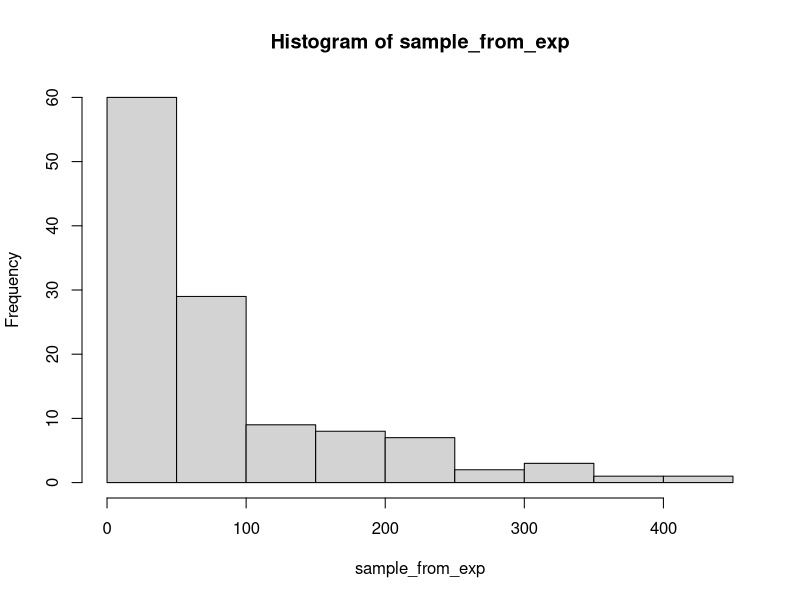
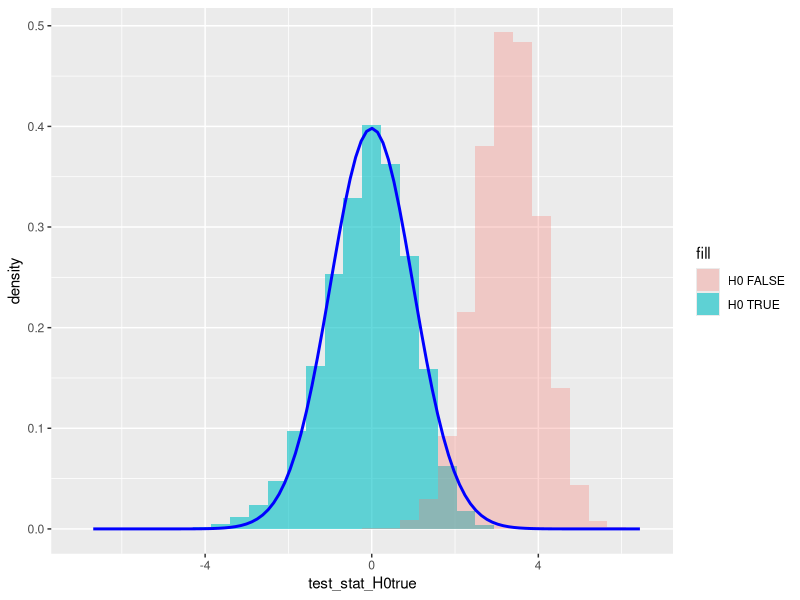
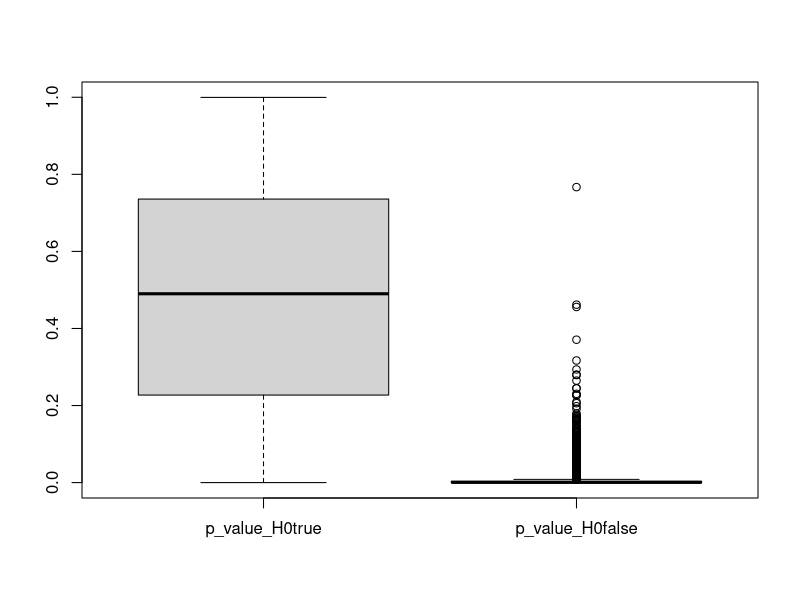
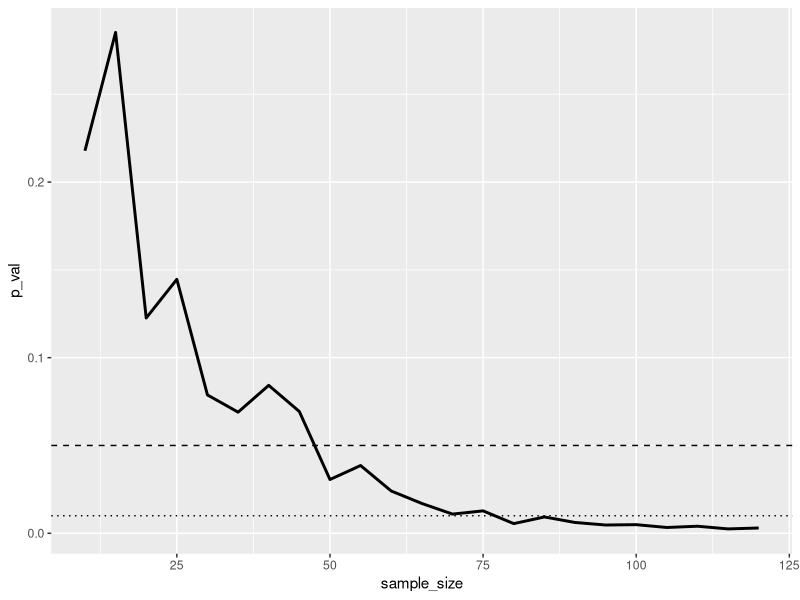
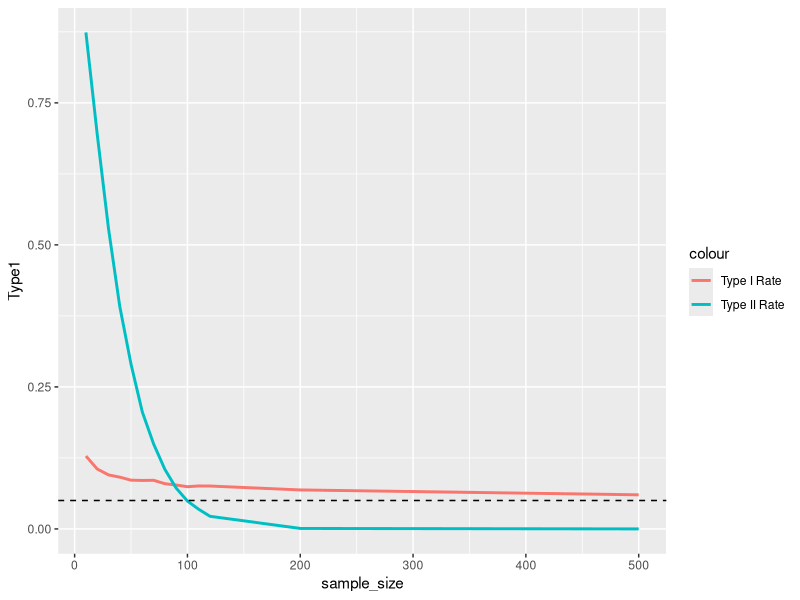
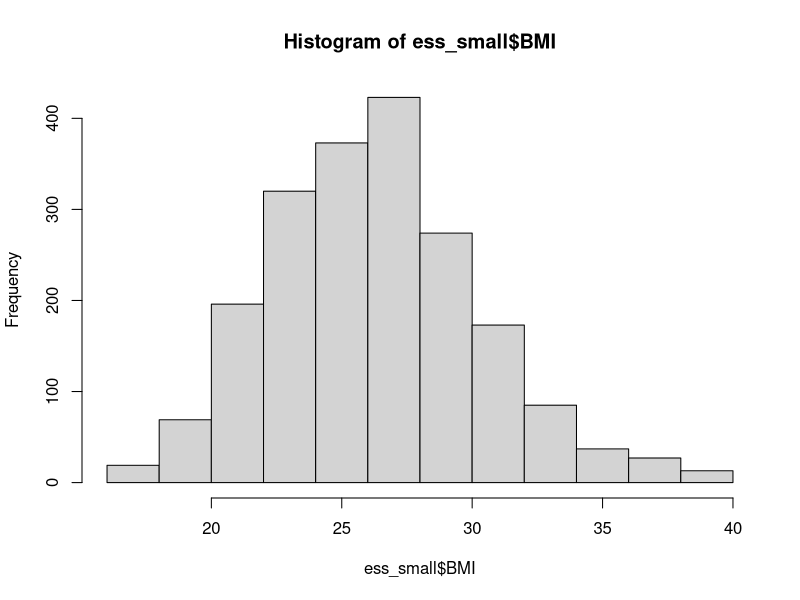
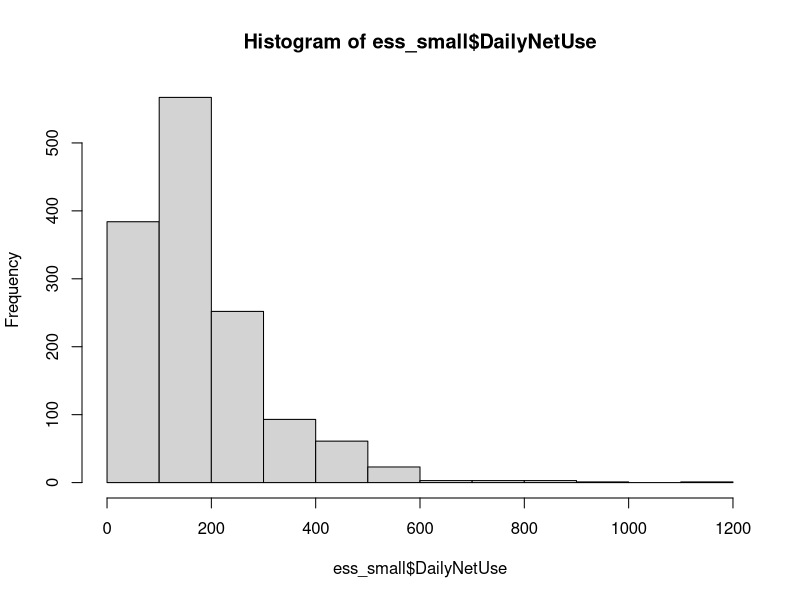
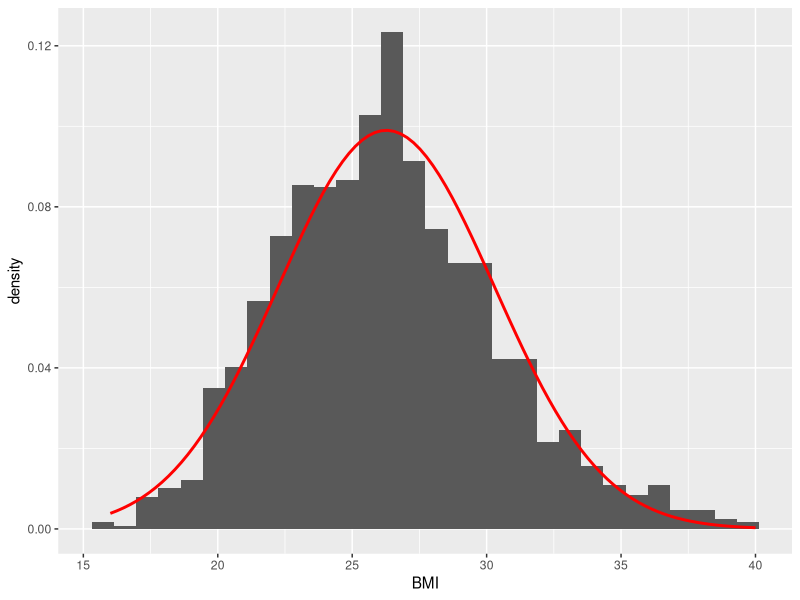

R code for these plots, in order:
## ---- chunk 1
knitr::opts_chunk$set(echo = TRUE)
## ---- chunk 2
n <- 120
rate <- 0.01

set.seed(1992)
sample_from_exp <- rexp(n = n, rate = rate)
hist(sample_from_exp)
## ---- chunk 3
mean(sample_from_exp)
## ---- chunk 4
rate <- 0.01
mu <- 1/rate
sample_size <- 120
replication_number <- 10000

set.seed(1992)
exp_samples <- replicate(replication_number, rexp(n = sample_size, rate = rate))
exp_samples <- as.data.frame(t(exp_samples))

rownames(exp_samples) <- paste0("Sample",1:replication_number)
colnames(exp_samples) <- paste0("Element",1:sample_size)
head(exp_samples)
## ---- chunk 5
exp_samples$sample_mean <- apply(exp_samples[,1:sample_size], 1, mean)
exp_samples$sample_sd <- apply(exp_samples[,1:sample_size], 1, sd) # corrected -> unbiased

head(exp_samples[,(sample_size-1):ncol(exp_samples)]) # look at the last 4 columns
## ---- chunk 6
mu_0_true <- mu # true population mean
mu_0_false <- 70 # arbitrary value

exp_samples$test_stat_H0true <- (exp_samples$sample_mean - mu_0_true)/(exp_samples$sample_sd/sqrt(sample_size))
exp_samples$test_stat_H0false <- (exp_samples$sample_mean - mu_0_false)/(exp_samples$sample_sd/sqrt(sample_size))

head(exp_samples[,(sample_size-1):ncol(exp_samples)])
## ---- chunk 7
library(ggplot2)

# general ggplot function without defining any axes
ggplot(exp_samples) +
  # histogram of test statistic when H0 is TRUE (x axis)
  geom_histogram(aes(x = test_stat_H0true, y = after_stat(density), fill="H0 TRUE"), alpha=0.6) +
  # histogram of test statistic when H0 is FALSE (x axis)
  geom_histogram(aes(x = test_stat_H0false, y = after_stat(density), fill="H0 FALSE"), alpha=0.3) +
  # adding the density function of the t(n-1) distribution
  stat_function(fun = dt, 
                args = list(df = (n-1)),
                col = 'blue', linewidth = 1)
## ---- chunk 8
exp_samples$p_value_H0true <- pt(exp_samples$test_stat_H0true, df = (sample_size-1))
exp_samples$p_value_H0false <- 1-pt(exp_samples$test_stat_H0false, df = (sample_size-1))

head(exp_samples[,sample_size:ncol(exp_samples)])
## ---- chunk 9
boxplot(exp_samples[,c("p_value_H0true", "p_value_H0false")])
## ---- chunk 10
mean(exp_samples$p_value_H0true<0.05)
## ---- chunk 11
mean(exp_samples$p_value_H0false>=0.05)
## ---- chunk 12
mean(exp_samples$p_value_H0true<0.01) # empirical probability of Type I error
mean(exp_samples$p_value_H0false>=0.01) # empirical probability of Type II error
## ---- chunk 13
str(sample_from_exp)
## ---- chunk 14
hypothetical_exp_value <- 60
sample_mean <- mean(sample_from_exp)
s <- sd(sample_from_exp)
n <- length(sample_from_exp)

test_stat <- (sample_mean - hypothetical_exp_value) / (s/sqrt(n))
test_stat
## ---- chunk 15
p_val_t_distr = 1 - pt(test_stat, df = n-1)
p_val_t_distr * 100 # in percentage format
## ---- chunk 16
t.test(sample_from_exp, mu = 60, alternative = "greater")
## ---- chunk 17
p_val_norm_distr <- 1 - pnorm(test_stat)
c(p_val_norm_distr * 100,
  p_val_t_distr * 100)
## ---- chunk 18
p_values <- sapply(seq(10,120, by = 5), function(x) t.test(sample_from_exp[1:x], mu = 60, alternative = "greater")$p.value)
df_pvals <- data.frame(sample_size = seq(10,120, by = 5),
                       p_val = p_values)

ggplot(df_pvals, aes(x=sample_size, y=p_val)) + geom_line(linewidth=1) +
  geom_hline(yintercept = 0.05, linetype="dashed") +
  geom_hline(yintercept = 0.01, linetype="dotted")
## ---- chunk 19
error_rate_df <- readxl::read_excel("error_rates.xlsx")
ggplot(error_rate_df, aes(x=sample_size)) +
  geom_line(aes(y=Type1, color="Type I Rate"), linewidth=1) +
  geom_line(aes(y=Type2, color="Type II Rate"), linewidth=1) +
  geom_hline(yintercept = 0.05, linetype="dashed")
## ---- chunk 20
ess <- readxl::read_excel("ess_hun_2024.xlsx")
ess$BMI <- ess$Weight/(ess$Height/100)^2
ess_small <- ess[!is.na(ess$BMI),c("idno", "BMI")]
str(ess_small)
## ---- chunk 21
hist(ess_small$BMI)
## ---- chunk 22
# function definition
neg_log_likelihood_norm_H0 <- function(sd_norm){
  log_lik_observations <- log(dnorm(x = ess_small$BMI,
                                    mean = 25,
                                    sd = sd_norm))
  return(-sum(log_lik_observations))
}

# do MLE
norm_ml_H0 <- optim(20, neg_log_likelihood_norm_H0)
log_likelihood_H0 <- -norm_ml_H0$val # the '-' is to get the actual log-likelihood
log_likelihood_H0
## ---- chunk 23
# function definition
neg_log_likelihood_norm_H1 <- function(theta_norm){
  log_lik_observations <- log(dnorm(x = ess_small$BMI,
                                    mean = theta_norm[1],
                                    sd = theta_norm[2]))
  return(-sum(log_lik_observations))
}

# do MLE
norm_ml_H1 <- optim(c(20,20), neg_log_likelihood_norm_H1)
log_likelihood_H1 <- -norm_ml_H1$val # the '-' is to get the actual log-likelihood
log_likelihood_H1
## ---- chunk 24
test_stat_LR <- -2*(log_likelihood_H0 - log_likelihood_H1)
test_stat_LR
## ---- chunk 25
p_val_LR <- 1 - pchisq(test_stat_LR, df = 1)
p_val_LR
## ---- chunk 26
neg_log_likelihood_norm_H0 <- function(sd_norm){
  log_lik_observations <- log(dnorm(x = ess_small$BMI,
                                    mean = 26.1,
                                    sd = sd_norm))
  return(-sum(log_lik_observations))
}

norm_ml_H0 <- optim(20, neg_log_likelihood_norm_H0)
log_likelihood_H0 <- -norm_ml_H0$val

test_stat_LR <- -2*(log_likelihood_H0 - log_likelihood_H1)
p_val_LR <- 1 - pchisq(test_stat_LR, df = 1)
p_val_LR
## ---- chunk 27
t.test(ess_small$BMI, mu = 26.1, alternative = "two.sided")
## ---- chunk 28
ess_small <- ess[!is.na(ess$DailyNetUse),c("idno", "DailyNetUse")]
ess_small <- ess_small[ess_small$DailyNetUse > 0,]
hist(ess_small$DailyNetUse)
## ---- chunk 29
neg_log_likelihood_lnorm <- function(theta_lnorm){
  log_lik_observations <- log(dlnorm(x = ess_small$DailyNetUse,
                                     meanlog = theta_lnorm[1],
                                     sdlog = theta_lnorm[2]))
  return(-sum(log_lik_observations))
}

lnorm_ml <- optim(c(2,2), neg_log_likelihood_lnorm)
log_likelihood_H1 <- -lnorm_ml$val

neg_log_likelihood_expon <- function(theta_expon){
  log_lik_observations <- log(dexp(x = ess_small$DailyNetUse,
                                   rate = theta_expon))
  return(-sum(log_lik_observations))
}

expon_ml <- optim(0.001, neg_log_likelihood_expon)
log_likelihood_H0 <- -expon_ml$val

test_stat_LR <- -2*(log_likelihood_H0 - log_likelihood_H1)
test_stat_LR
## ---- chunk 30
1 - pchisq(test_stat_LR, df = 1)
## ---- chunk 31
hypothetical_diff_means <- 0

# the two sample means
aggregate(BMI ~ Sex, data = ess, FUN = mean)
## ---- chunk 32
table(ess$Sex)
## ---- chunk 33
t.test(BMI ~ Sex, data = ess, mu = 0, alternative = "less")
## ---- chunk 34
oneway.test(BMI ~ Region, data = ess, var.equal = FALSE)
## ---- chunk 35
aggregate(BMI ~ Region, data = ess, FUN = mean)
## ---- chunk 36
table(ess$Region)
## ---- chunk 37
ess_small <- ess[!is.na(ess$BMI),c("idno", "BMI")]

# method of moments estimation of mu and sigma
est_mu <- mean(ess_small$BMI)
est_sigma <- sd(ess_small$BMI)

# visual check of distribution fit on histogram
ggplot(ess_small, aes(x=BMI)) +
  geom_histogram(aes(y = after_stat(density))) +
  stat_function(
                fun = dnorm, 
                args = list(mean = est_mu, sd = est_sigma),
                col = 'red',
                linewidth = 1)
## ---- chunk 38
norm_quintiles <- qnorm(seq(0,1,0.2), mean = est_mu, sd = est_sigma)
norm_quintiles
## ---- chunk 39
observed_freq <- table(cut(ess_small$BMI, breaks = norm_quintiles))
observed_freq
## ---- chunk 40
chi2_result <- chisq.test(observed_freq)
chi2_result$statistic
## ---- chunk 41
p_value_chi2 <- 1-pchisq(chi2_result$statistic, df = 5-2-1)
p_value_chi2*100 # in percentage format
## ---- chunk 42
chi2_result$expected
## ---- chunk 43
ess_small <- ess[!is.na(ess$DailyNetUse),c("idno", "DailyNetUse")]
ess_small <- ess_small[ess_small$DailyNetUse > 0,]

# function definition
neg_log_likelihood_lnorm <- function(theta_lnorm){
  log_lik_observations <- log(dlnorm(x = ess_small$DailyNetUse,
                                     meanlog = theta_lnorm[1],
                                     sdlog = theta_lnorm[2]))
  return(-sum(log_lik_observations))
}

# Do the MLE with 'optim'
lnorm_ml <- optim(c(2,2), neg_log_likelihood_lnorm)

# See fitted lognormal density fit on observed histogram
ggplot(data = ess_small, mapping = aes(x=DailyNetUse)) + geom_histogram(aes(y = after_stat(density))) +
  stat_function(fun = dlnorm, 
                args = list(meanlog = lnorm_ml$par[1], sdlog = lnorm_ml$par[2]),
                col = 'blue',
                linewidth = 1)
## ---- chunk 44
lnorm_deciles <- qlnorm(seq(0,1,0.1), meanlog = lnorm_ml$par[1], sdlog = lnorm_ml$par[2])
observed_freq <- table(cut(ess_small$DailyNetUse, breaks = lnorm_deciles))
chi2_result <- chisq.test(observed_freq)
p_value_chi2 <- 1-pchisq(chi2_result$statistic, df = 10-2-1)
p_value_chi2*100 # in percentage format
## ---- chunk 45
chi2_result$observed-chi2_result$expected
## ---- chunk 46
num_claims <- readxl::read_excel("insurance_examples.xlsx", sheet = "CarInsurance_NumberOfClaims")
est_lambda <- mean(num_claims$NumClaims)
est_lambda
## ---- chunk 47
empirical_probs <- prop.table(table(num_claims$NumClaims))
variable_values <- as.numeric(names(empirical_probs))
freq_table <- data.frame("variable_values"=variable_values,
                         "empirical_probs" = as.numeric(empirical_probs))
freq_table$theoretical_probs <- dpois(freq_table$variable_values, lambda = est_lambda)
freq_table
## ---- chunk 48
observed_freq <- freq_table$empirical_probs * nrow(num_claims)
theoretical_freq <- freq_table$theoretical_probs * nrow(num_claims)
## ---- chunk 49
theoretical_freq
## ---- chunk 50
observed_freq[4] <- observed_freq[4] + observed_freq[5]
observed_freq <- observed_freq[1:4]

theoretical_freq[4] <- theoretical_freq[4] + theoretical_freq[5]
theoretical_freq <- theoretical_freq[1:4]

cbind(values=0:3, observed=observed_freq, theoretical=theoretical_freq)
## ---- chunk 51
chi2_result <- chisq.test(observed_freq, p = theoretical_freq/sum(theoretical_freq))
p_value_chi2 <- 1-pchisq(chi2_result$statistic, df = 4-1-1)
p_value_chi2*100 # in percentage format
## ---- chunk 52
ess_small <- ess[!is.na(ess$BMI),c("idno", "BMI")]
ks.test(ess_small$BMI, "pnorm")
## ---- chunk 53
ess_small <- ess[!is.na(ess$BMI),c("idno", "BMI", "Sex")]
BMI_deciles <- quantile(ess_small$BMI, probs=seq(0,1,0.1))
BMI_deciles
## ---- chunk 54
ess_small$binned_BMI <- cut(ess_small$BMI, breaks = BMI_deciles)
table(ess_small$binned_BMI)
## ---- chunk 55
crosstab <- table(ess_small[, c("binned_BMI", "Sex")])
crosstab
## ---- chunk 56
prop.table(crosstab,2)
## ---- chunk 57
chisq.test(crosstab)
## ---- chunk 58
homogenity_result <- chisq.test(crosstab)
prop.table(homogenity_result$expected,2)
## ---- chunk 59
homogenity_result$observed - homogenity_result$expected
## ---- chunk 60
homogenity_result$expected>=5
## ---- chunk 61
ess_small$binned_BMI_v2 <- ifelse(ess_small$BMI <= 22.8, "(16,22.8]", as.character(ess_small$binned_BMI))

crosstab_v2 <- table(ess_small[, c("binned_BMI_v2", "Sex")])
crosstab_v2
## ---- chunk 62
chisq.test(crosstab_v2)
## ---- chunk 63
ess_small <- ess[!is.na(ess$BMI),c("idno", "BMI", "Sex")]
ks.test(BMI~Sex, data = ess_small)
